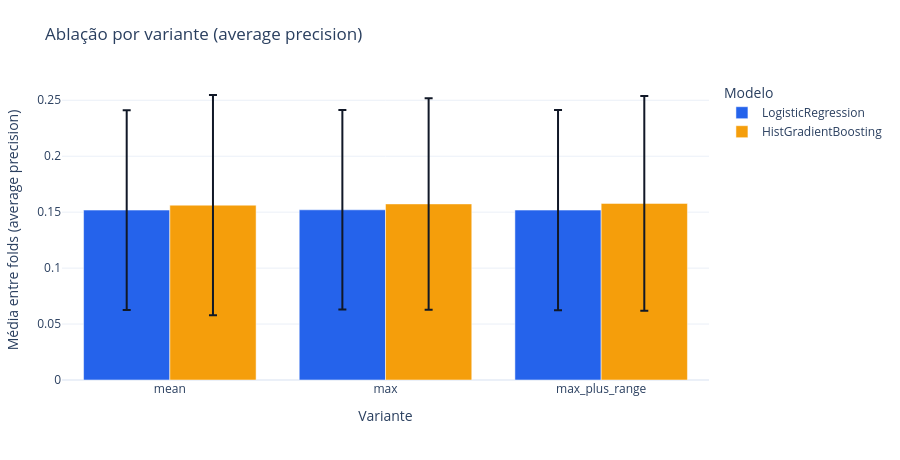
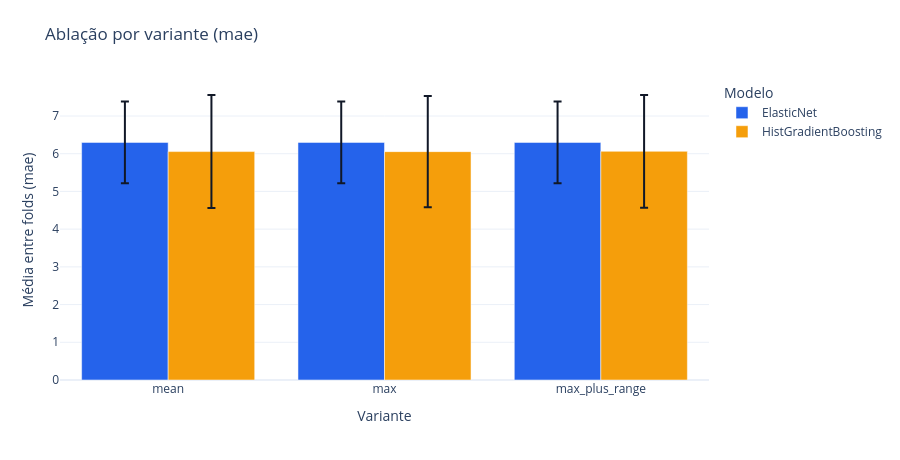

Notebook cell for these charts, in order:
### Markdown cell above
A ablação da feature de distância testou se uma medida diferente da distância média entre vendedor e cliente, a distância máxima ou a máxima acrescida da amplitude, melhoraria o modelo em pedidos com mais de um vendedor. A regra de adoção foi fixada antes da execução (P-03): uma variante substituiria a distância média apenas se melhorasse a métrica principal na média dos folds e vencesse a referência em pelo menos sete dos nove folds. As tabelas trazem as médias e os folds vencidos na validação completa e no subgrupo multi-vendedor, e os gráficos mostram a métrica principal por variante, com o desvio entre folds.

### Code cell
from ecom_delivery_sla import ablation_summary
from ecom_delivery_sla_viz import plot_ablation

for task in ("classification", "regression"):
    task_summary = ablation_summary(ablation[f"{task}_ablation"], reference="mean", task=task)
    display(task_summary)
    plot_ablation(task_summary, language=LANG).show()

### Figure 1 — Plotly figure (JSON) as saved in the notebook; plotly's stock layout.template omitted (floating-point values rounded to 4 significant figures)
{"data": [{"customdata": ["", "0.2%", "0.0%"], "error_y": {"array": [0.08921, 0.0891, 0.08953], "color": "#111827", "type": "data"}, "hovertemplate": "%{x}<br>%{y:.4f}<br>delta: %{customdata}<extra>LogisticRegression</extra>", "marker": {"color": "#2563EB"}, "name": "LogisticRegression", "type": "bar", "x": ["mean", "max", "max_plus_range"], "y": [0.1519, 0.1521, 0.1519]}, {"customdata": ["", "0.7%", "1.0%"], "error_y": {"array": [0.09845, 0.09452, 0.0959], "color": "#111827", "type": "data"}, "hovertemplate": "%{x}<br>%{y:.4f}<br>delta: %{customdata}<extra>HistGradientBoosting</extra>", "marker": {"color": "#F59E0B"}, "name": "HistGradientBoosting", "type": "bar", "x": ["mean", "max", "max_plus_range"], "y": [0.1563, 0.1574, 0.1578]}], "layout": {"barmode": "group", "height": 460, "legend": {"title": {"text": "Modelo"}}, "margin": {"b": 80, "l": 60, "r": 40, "t": 80}, "title": {"text": "Ablação por variante (average precision)"}, "xaxis": {"categoryarray": ["mean", "max", "max_plus_range"], "categoryorder": "array", "title": {"text": "Variante"}}, "yaxis": {"title": {"text": "Média entre folds (average precision)"}}}}

### Figure 2 — Plotly figure (JSON) as saved in the notebook; plotly's stock layout.template omitted (floating-point values rounded to 4 significant figures)
{"data": [{"customdata": ["", "-0.0%", "0.0%"], "error_y": {"array": [1.085, 1.085, 1.085], "color": "#111827", "type": "data"}, "hovertemplate": "%{x}<br>%{y:.4f}<br>delta: %{customdata}<extra>ElasticNet</extra>", "marker": {"color": "#2563EB"}, "name": "ElasticNet", "type": "bar", "x": ["mean", "max", "max_plus_range"], "y": [6.3, 6.301, 6.3]}, {"customdata": ["", "0.0%", "-0.1%"], "error_y": {"array": [1.498, 1.476, 1.493], "color": "#111827", "type": "data"}, "hovertemplate": "%{x}<br>%{y:.4f}<br>delta: %{customdata}<extra>HistGradientBoosting</extra>", "marker": {"color": "#F59E0B"}, "name": "HistGradientBoosting", "type": "bar", "x": ["mean", "max", "max_plus_range"], "y": [6.056, 6.055, 6.064]}], "layout": {"barmode": "group", "height": 460, "legend": {"title": {"text": "Modelo"}}, "margin": {"b": 80, "l": 60, "r": 40, "t": 80}, "title": {"text": "Ablação por variante (mae)"}, "xaxis": {"categoryarray": ["mean", "max", "max_plus_range"], "categoryorder": "array", "title": {"text": "Variante"}}, "yaxis": {"title": {"text": "Média entre folds (mae)"}}}}
